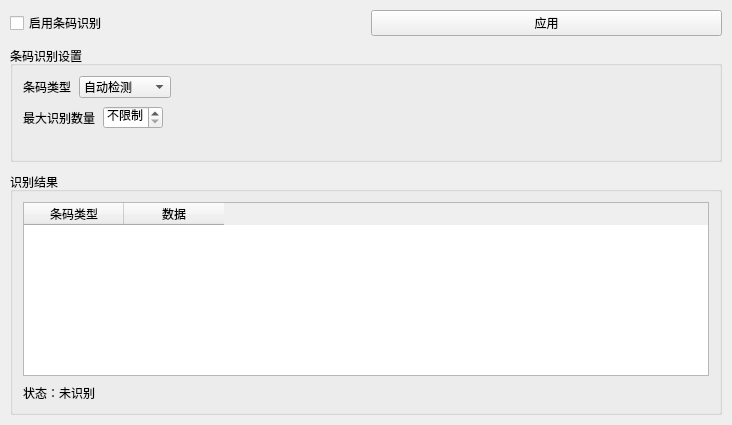
<?xml version="1.0" encoding="UTF-8"?>
<ui version="4.0">
 <class>BarcodeTabForm</class>
 <widget class="QWidget" name="BarcodeTabForm">
  <property name="geometry">
   <rect>
    <x>0</x>
    <y>0</y>
    <width>732</width>
    <height>425</height>
   </rect>
  </property>
  <property name="windowTitle">
   <string>条码识别</string>
  </property>
  <layout class="QVBoxLayout" name="mainLayout">
   <property name="spacing">
    <number>10</number>
   </property>
   <property name="leftMargin">
    <number>10</number>
   </property>
   <property name="topMargin">
    <number>10</number>
   </property>
   <property name="rightMargin">
    <number>10</number>
   </property>
   <property name="bottomMargin">
    <number>10</number>
   </property>
   <item>
    <layout class="QHBoxLayout" name="horizontalLayout_top">
     <item>
      <widget class="QCheckBox" name="chk_enableBarcode">
       <property name="text">
        <string>启用条码识别</string>
       </property>
      </widget>
     </item>
     <item>
      <widget class="QPushButton" name="btn_apply">
       <property name="text">
        <string>应用</string>
       </property>
      </widget>
     </item>
    </layout>
   </item>
   <item>
    <widget class="QGroupBox" name="groupBox_settings">
     <property name="title">
      <string>条码识别设置</string>
     </property>
     <layout class="QVBoxLayout" name="verticalLayout_settings">
      <property name="spacing">
       <number>8</number>
      </property>
      <property name="leftMargin">
       <number>10</number>
      </property>
      <property name="topMargin">
       <number>10</number>
      </property>
      <property name="rightMargin">
       <number>10</number>
      </property>
      <property name="bottomMargin">
       <number>10</number>
      </property>
      <item>
       <layout class="QHBoxLayout" name="horizontalLayout_codeType">
        <item>
         <widget class="QLabel" name="label_codeType">
          <property name="text">
           <string>条码类型</string>
          </property>
         </widget>
        </item>
        <item>
         <widget class="QComboBox" name="comboBox_codeType">
          <item>
           <property name="text">
            <string>自动检测</string>
           </property>
          </item>
          <item>
           <property name="text">
            <string>条形码</string>
           </property>
          </item>
          <item>
           <property name="text">
            <string>QR Code</string>
           </property>
          </item>
          <item>
           <property name="text">
            <string>Data Matrix</string>
           </property>
          </item>
         </widget>
        </item>
        <item>
         <spacer name="horizontalSpacer_codeType">
          <property name="orientation">
           <enum>Qt::Orientation::Horizontal</enum>
          </property>
          <property name="sizeHint" stdset="0">
           <size>
            <width>40</width>
            <height>20</height>
           </size>
          </property>
         </spacer>
        </item>
       </layout>
      </item>
      <item>
       <layout class="QHBoxLayout" name="horizontalLayout_maxNum">
        <item>
         <widget class="QLabel" name="label_maxNum">
          <property name="text">
           <string>最大识别数量</string>
          </property>
         </widget>
        </item>
        <item>
         <widget class="QSpinBox" name="spinBox_maxNum">
          <property name="specialValueText">
           <string>不限制</string>
          </property>
          <property name="minimum">
           <number>0</number>
          </property>
          <property name="maximum">
           <number>100</number>
          </property>
          <property name="value">
           <number>0</number>
          </property>
         </widget>
        </item>
        <item>
         <spacer name="horizontalSpacer_maxNum">
          <property name="orientation">
           <enum>Qt::Orientation::Horizontal</enum>
          </property>
          <property name="sizeHint" stdset="0">
           <size>
            <width>40</width>
            <height>20</height>
           </size>
          </property>
         </spacer>
        </item>
       </layout>
      </item>
      <item>
       <layout class="QHBoxLayout" name="horizontalLayout_options">
        <item>
         <spacer name="horizontalSpacer_options">
          <property name="orientation">
           <enum>Qt::Orientation::Horizontal</enum>
          </property>
          <property name="sizeHint" stdset="0">
           <size>
            <width>40</width>
            <height>20</height>
           </size>
          </property>
         </spacer>
        </item>
       </layout>
      </item>
     </layout>
    </widget>
   </item>
   <item>
    <widget class="QGroupBox" name="groupBox_results">
     <property name="title">
      <string>识别结果</string>
     </property>
     <layout class="QVBoxLayout" name="verticalLayout_results">
      <property name="spacing">
       <number>8</number>
      </property>
      <property name="leftMargin">
       <number>10</number>
      </property>
      <property name="topMargin">
       <number>10</number>
      </property>
      <property name="rightMargin">
       <number>10</number>
      </property>
      <property name="bottomMargin">
       <number>10</number>
      </property>
      <item>
       <widget class="QTableWidget" name="tableWidget_results">
        <property name="columnCount">
         <number>2</number>
        </property>
        <column>
         <property name="text">
          <string>条码类型</string>
         </property>
        </column>
        <column>
         <property name="text">
          <string>数据</string>
         </property>
        </column>
       </widget>
      </item>
      <item>
       <widget class="QLabel" name="label_status">
        <property name="text">
         <string>状态：未识别</string>
        </property>
        <property name="wordWrap">
         <bool>true</bool>
        </property>
       </widget>
      </item>
     </layout>
    </widget>
   </item>
   <item>
    <spacer name="verticalSpacer_bottom">
     <property name="orientation">
      <enum>Qt::Orientation::Vertical</enum>
     </property>
     <property name="sizeHint" stdset="0">
      <size>
       <width>20</width>
       <height>40</height>
      </size>
     </property>
    </spacer>
   </item>
  </layout>
 </widget>
 <resources/>
 <connections/>
</ui>
